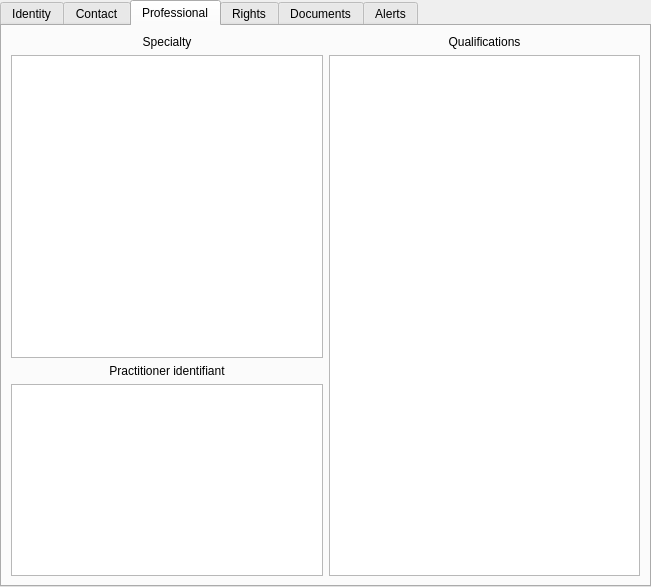
<?xml version="1.0" encoding="UTF-8"?>
<ui version="4.0">
 <class>UserPlugin::Internal::UserViewer</class>
 <widget class="QWidget" name="UserPlugin::Internal::UserViewer">
  <property name="geometry">
   <rect>
    <x>0</x>
    <y>0</y>
    <width>651</width>
    <height>587</height>
   </rect>
  </property>
  <property name="windowTitle">
   <string>Dialog</string>
  </property>
  <layout class="QGridLayout" name="gridLayout_4">
   <property name="margin">
    <number>0</number>
   </property>
   <item row="0" column="0">
    <widget class="QSplitter" name="splitter">
     <property name="orientation">
      <enum>Qt::Horizontal</enum>
     </property>
     <property name="childrenCollapsible">
      <bool>false</bool>
     </property>
     <widget class="QTabWidget" name="tabWidget">
      <property name="sizePolicy">
       <sizepolicy hsizetype="Expanding" vsizetype="Expanding">
        <horstretch>1</horstretch>
        <verstretch>0</verstretch>
       </sizepolicy>
      </property>
      <property name="currentIndex">
       <number>2</number>
      </property>
      <widget class="QWidget" name="tabIdentity">
       <attribute name="title">
        <string>Identity</string>
       </attribute>
       <layout class="QGridLayout" name="gridLayout">
        <item row="2" column="0">
         <spacer name="verticalSpacer">
          <property name="orientation">
           <enum>Qt::Vertical</enum>
          </property>
          <property name="sizeHint" stdset="0">
           <size>
            <width>20</width>
            <height>40</height>
           </size>
          </property>
         </spacer>
        </item>
        <item row="0" column="0">
         <widget class="QGroupBox" name="groupBox">
          <property name="title">
           <string>Database identification</string>
          </property>
          <layout class="QFormLayout" name="formLayout_3">
           <item row="0" column="0">
            <widget class="QLabel" name="label">
             <property name="text">
              <string>Login</string>
             </property>
            </widget>
           </item>
           <item row="0" column="1">
            <widget class="QLineEdit" name="loginLineEdit"/>
           </item>
           <item row="3" column="0">
            <widget class="QLabel" name="label_7">
             <property name="text">
              <string>Last Login</string>
             </property>
            </widget>
           </item>
           <item row="3" column="1">
            <widget class="QDateTimeEdit" name="lastLoginDateTimeEdit">
             <property name="enabled">
              <bool>false</bool>
             </property>
             <property name="sizePolicy">
              <sizepolicy hsizetype="Preferred" vsizetype="Fixed">
               <horstretch>0</horstretch>
               <verstretch>0</verstretch>
              </sizepolicy>
             </property>
             <property name="toolTip">
              <string>Date and time of the last connection</string>
             </property>
             <property name="frame">
              <bool>true</bool>
             </property>
             <property name="readOnly">
              <bool>true</bool>
             </property>
             <property name="buttonSymbols">
              <enum>QAbstractSpinBox::NoButtons</enum>
             </property>
            </widget>
           </item>
           <item row="4" column="0">
            <widget class="QLabel" name="label_2">
             <property name="text">
              <string>Unique Identifant</string>
             </property>
            </widget>
           </item>
           <item row="4" column="1">
            <widget class="QLineEdit" name="uuidLineEdit">
             <property name="enabled">
              <bool>false</bool>
             </property>
             <property name="readOnly">
              <bool>true</bool>
             </property>
            </widget>
           </item>
           <item row="1" column="1">
            <widget class="QPushButton" name="but_viewHistory">
             <property name="text">
              <string>View login history</string>
             </property>
            </widget>
           </item>
           <item row="2" column="1">
            <widget class="QPushButton" name="but_changePassword">
             <property name="text">
              <string>Change password</string>
             </property>
            </widget>
           </item>
          </layout>
         </widget>
        </item>
        <item row="1" column="0">
         <widget class="QGroupBox" name="groupBox_2">
          <property name="title">
           <string>Identity</string>
          </property>
          <layout class="QFormLayout" name="formLayout_4">
           <item row="0" column="0">
            <widget class="QLabel" name="label_4">
             <property name="text">
              <string>Name</string>
             </property>
            </widget>
           </item>
           <item row="0" column="1">
            <widget class="QLineEdit" name="nameLineEdit"/>
           </item>
           <item row="1" column="0">
            <widget class="QLabel" name="label_5">
             <property name="text">
              <string>Second Name</string>
             </property>
            </widget>
           </item>
           <item row="1" column="1">
            <widget class="QLineEdit" name="secNameLineEdit"/>
           </item>
           <item row="2" column="0">
            <widget class="QLabel" name="label_6">
             <property name="text">
              <string>Firstname</string>
             </property>
            </widget>
           </item>
           <item row="2" column="1">
            <widget class="QLineEdit" name="firstnameLineEdit"/>
           </item>
           <item row="3" column="0">
            <widget class="QLabel" name="label_3">
             <property name="text">
              <string>Title</string>
             </property>
            </widget>
           </item>
           <item row="3" column="1">
            <widget class="QComboBox" name="titleCombo"/>
           </item>
           <item row="4" column="0">
            <widget class="QLabel" name="label_8">
             <property name="text">
              <string>Gender</string>
             </property>
            </widget>
           </item>
           <item row="4" column="1">
            <widget class="QComboBox" name="genderCombo"/>
           </item>
           <item row="5" column="0">
            <widget class="QLabel" name="label_21">
             <property name="text">
              <string>Language</string>
             </property>
            </widget>
           </item>
           <item row="5" column="1">
            <widget class="Views::LanguageComboBox" name="languageCombo"/>
           </item>
          </layout>
          <zorder>genderCombo</zorder>
          <zorder>label_6</zorder>
          <zorder>languageCombo</zorder>
          <zorder>label_8</zorder>
          <zorder>titleCombo</zorder>
          <zorder>label_5</zorder>
          <zorder>secNameLineEdit</zorder>
          <zorder>label_3</zorder>
          <zorder>firstnameLineEdit</zorder>
          <zorder>label_4</zorder>
          <zorder>label_21</zorder>
          <zorder>nameLineEdit</zorder>
         </widget>
        </item>
       </layout>
      </widget>
      <widget class="QWidget" name="tabContact">
       <attribute name="title">
        <string>Contact</string>
       </attribute>
       <layout class="QGridLayout" name="gridLayout_2">
        <item row="1" column="0" rowspan="2" colspan="2">
         <layout class="QFormLayout" name="formLayout_2">
          <item row="0" column="0">
           <widget class="QLabel" name="label_9">
            <property name="text">
             <string>Country</string>
            </property>
           </widget>
          </item>
          <item row="0" column="1">
           <layout class="QHBoxLayout" name="horizontalLayout">
            <item>
             <widget class="QLineEdit" name="countryLineEdit"/>
            </item>
           </layout>
          </item>
          <item row="1" column="0">
           <widget class="QLabel" name="label_10">
            <property name="text">
             <string>Address</string>
            </property>
           </widget>
          </item>
          <item row="1" column="1">
           <widget class="QTextEdit" name="adressTextEdit"/>
          </item>
          <item row="2" column="0">
           <widget class="QLabel" name="label_11">
            <property name="text">
             <string>ZipCode</string>
            </property>
           </widget>
          </item>
          <item row="2" column="1">
           <widget class="QLineEdit" name="zipcodeLineEdit"/>
          </item>
          <item row="3" column="0">
           <widget class="QLabel" name="label_12">
            <property name="text">
             <string>City</string>
            </property>
           </widget>
          </item>
          <item row="3" column="1">
           <widget class="QLineEdit" name="cityLineEdit"/>
          </item>
          <item row="4" column="0">
           <widget class="QLabel" name="label_13">
            <property name="text">
             <string>Tel 1</string>
            </property>
           </widget>
          </item>
          <item row="4" column="1">
           <layout class="QHBoxLayout" name="horizontalLayout_2">
            <item>
             <widget class="QLineEdit" name="tel1LineEdit"/>
            </item>
            <item>
             <widget class="QLabel" name="label_14">
              <property name="text">
               <string>Tel 2</string>
              </property>
             </widget>
            </item>
            <item>
             <widget class="QLineEdit" name="tel2LineEdit"/>
            </item>
           </layout>
          </item>
          <item row="5" column="0">
           <widget class="QLabel" name="label_15">
            <property name="text">
             <string>Tel 3</string>
            </property>
           </widget>
          </item>
          <item row="5" column="1">
           <layout class="QHBoxLayout" name="horizontalLayout_3">
            <item>
             <widget class="QLineEdit" name="tel3LineEdit"/>
            </item>
            <item>
             <widget class="QLabel" name="label_16">
              <property name="text">
               <string>Fax</string>
              </property>
             </widget>
            </item>
            <item>
             <widget class="QLineEdit" name="faxLineEdit"/>
            </item>
           </layout>
          </item>
          <item row="6" column="0">
           <widget class="QLabel" name="label_17">
            <property name="text">
             <string>Mail</string>
            </property>
           </widget>
          </item>
          <item row="6" column="1">
           <widget class="QLineEdit" name="mailLineEdit"/>
          </item>
         </layout>
        </item>
        <item row="3" column="0" colspan="2">
         <spacer name="verticalSpacer_2">
          <property name="orientation">
           <enum>Qt::Vertical</enum>
          </property>
          <property name="sizeHint" stdset="0">
           <size>
            <width>20</width>
            <height>40</height>
           </size>
          </property>
         </spacer>
        </item>
       </layout>
      </widget>
      <widget class="QWidget" name="tabDatas">
       <attribute name="title">
        <string>Professional</string>
       </attribute>
       <layout class="QGridLayout" name="gridLayout_7">
        <item row="0" column="0">
         <layout class="QGridLayout" name="gridLayout_3">
          <item row="0" column="0">
           <widget class="QLabel" name="label_22">
            <property name="text">
             <string>Specialty</string>
            </property>
            <property name="alignment">
             <set>Qt::AlignCenter</set>
            </property>
           </widget>
          </item>
          <item row="0" column="1">
           <widget class="QLabel" name="label_23">
            <property name="text">
             <string>Qualifications</string>
            </property>
            <property name="alignment">
             <set>Qt::AlignCenter</set>
            </property>
           </widget>
          </item>
          <item row="1" column="0">
           <widget class="Views::StringListView" name="specialtyListView"/>
          </item>
          <item row="2" column="0">
           <widget class="QLabel" name="label_18">
            <property name="text">
             <string>Practitioner identifiant</string>
            </property>
            <property name="alignment">
             <set>Qt::AlignCenter</set>
            </property>
           </widget>
          </item>
          <item row="3" column="0">
           <widget class="Views::StringListView" name="practIdsListView">
            <property name="sizePolicy">
             <sizepolicy hsizetype="Expanding" vsizetype="Preferred">
              <horstretch>0</horstretch>
              <verstretch>0</verstretch>
             </sizepolicy>
            </property>
           </widget>
          </item>
          <item row="1" column="1" rowspan="3">
           <widget class="Views::StringListView" name="qualificationsListView">
            <property name="sizePolicy">
             <sizepolicy hsizetype="Expanding" vsizetype="Preferred">
              <horstretch>0</horstretch>
              <verstretch>0</verstretch>
             </sizepolicy>
            </property>
           </widget>
          </item>
         </layout>
        </item>
       </layout>
      </widget>
      <widget class="QWidget" name="rightsTab">
       <attribute name="title">
        <string>Rights</string>
       </attribute>
       <layout class="QGridLayout" name="gridLayout_10">
        <item row="0" column="0">
         <widget class="QLabel" name="label_25">
          <property name="font">
           <font>
            <weight>75</weight>
            <bold>true</bold>
           </font>
          </property>
          <property name="text">
           <string>User manager rights</string>
          </property>
          <property name="alignment">
           <set>Qt::AlignCenter</set>
          </property>
         </widget>
        </item>
        <item row="0" column="1">
         <widget class="QLabel" name="label_19">
          <property name="font">
           <font>
            <weight>75</weight>
            <bold>true</bold>
           </font>
          </property>
          <property name="text">
           <string>Medical rights</string>
          </property>
          <property name="alignment">
           <set>Qt::AlignCenter</set>
          </property>
         </widget>
        </item>
        <item row="1" column="0">
         <widget class="UserPlugin::Internal::UserRightsWidget" name="userManagerRightsListWidget"/>
        </item>
        <item row="1" column="1">
         <widget class="UserPlugin::Internal::UserRightsWidget" name="medicalRightsListWidget"/>
        </item>
        <item row="2" column="0">
         <widget class="QLabel" name="label_28">
          <property name="font">
           <font>
            <weight>75</weight>
            <bold>true</bold>
           </font>
          </property>
          <property name="text">
           <string>Drugs dosage rights</string>
          </property>
          <property name="alignment">
           <set>Qt::AlignCenter</set>
          </property>
         </widget>
        </item>
        <item row="3" column="0">
         <widget class="UserPlugin::Internal::UserRightsWidget" name="drugsRightsListWidget"/>
        </item>
        <item row="4" column="0">
         <widget class="QLabel" name="label_26">
          <property name="font">
           <font>
            <weight>75</weight>
            <bold>true</bold>
           </font>
          </property>
          <property name="text">
           <string>Paramedical rights</string>
          </property>
          <property name="alignment">
           <set>Qt::AlignCenter</set>
          </property>
         </widget>
        </item>
        <item row="4" column="1">
         <widget class="QLabel" name="label_27">
          <property name="font">
           <font>
            <weight>75</weight>
            <bold>true</bold>
           </font>
          </property>
          <property name="text">
           <string>Administrative rights</string>
          </property>
          <property name="alignment">
           <set>Qt::AlignCenter</set>
          </property>
         </widget>
        </item>
        <item row="5" column="0">
         <widget class="UserPlugin::Internal::UserRightsWidget" name="paramedicalRightsWidget"/>
        </item>
        <item row="5" column="1">
         <widget class="UserPlugin::Internal::UserRightsWidget" name="administrativeRightsWidget"/>
        </item>
       </layout>
      </widget>
      <widget class="QWidget" name="tabHeadersFooters_2">
       <attribute name="title">
        <string>Documents</string>
       </attribute>
       <layout class="QGridLayout" name="gridLayout_9">
        <property name="margin">
         <number>0</number>
        </property>
        <item row="0" column="0">
         <layout class="QGridLayout" name="gridLayout_5">
          <item row="0" column="0">
           <widget class="QTabWidget" name="tabHeadersFooters">
            <property name="currentIndex">
             <number>2</number>
            </property>
            <widget class="QWidget" name="genericTab">
             <attribute name="title">
              <string>Generic</string>
             </attribute>
             <layout class="QGridLayout" name="editorsGenericLayout">
              <property name="margin">
               <number>0</number>
              </property>
             </layout>
            </widget>
            <widget class="QWidget" name="adminTab">
             <attribute name="title">
              <string>Administrative</string>
             </attribute>
             <layout class="QGridLayout" name="editorsAdminLayout">
              <property name="margin">
               <number>0</number>
              </property>
             </layout>
            </widget>
            <widget class="QWidget" name="prescriptionTab">
             <attribute name="title">
              <string>Prescriptions</string>
             </attribute>
             <layout class="QGridLayout" name="editorsPrescriptionLayout">
              <property name="margin">
               <number>0</number>
              </property>
             </layout>
            </widget>
           </widget>
          </item>
         </layout>
        </item>
       </layout>
      </widget>
      <widget class="QWidget" name="tabAlerts">
       <attribute name="title">
        <string>Alerts</string>
       </attribute>
       <layout class="QGridLayout" name="gridLayout_6">
        <item row="0" column="0">
         <widget class="QLabel" name="label_29">
          <property name="sizePolicy">
           <sizepolicy hsizetype="Preferred" vsizetype="Fixed">
            <horstretch>0</horstretch>
            <verstretch>0</verstretch>
           </sizepolicy>
          </property>
          <property name="font">
           <font>
            <weight>75</weight>
            <bold>true</bold>
           </font>
          </property>
          <property name="text">
           <string>Only super-administrator can leave alerts to users.</string>
          </property>
          <property name="alignment">
           <set>Qt::AlignCenter</set>
          </property>
         </widget>
        </item>
       </layout>
      </widget>
     </widget>
    </widget>
   </item>
  </layout>
 </widget>
 <customwidgets>
  <customwidget>
   <class>Views::StringListView</class>
   <extends>QListView</extends>
   <header location="global">listviewplugin/stringlistview.h</header>
  </customwidget>
  <customwidget>
   <class>UserPlugin::Internal::UserRightsWidget</class>
   <extends>QListWidget</extends>
   <header location="global">usermanagerplugin/widgets/userrightswidget.h</header>
  </customwidget>
  <customwidget>
   <class>Views::LanguageComboBox</class>
   <extends>QComboBox</extends>
   <header location="global">listviewplugin/languagecombobox.h</header>
  </customwidget>
 </customwidgets>
 <resources/>
 <connections/>
</ui>
